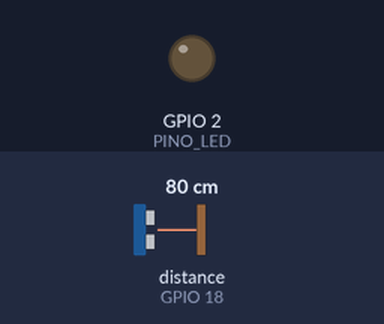
Simulated run of this sketch. Board: ESP32. Shown: output pins drawn as LEDs (lit = HIGH). Wiring (inferred from the names in the program): ultrasonic range finder: trigger GPIO 5; echo GPIO 18. Inputs (shaded band) come from the test bench; at power-on: distance to the obstacle (sensor on GPIO 18) 80 cm. The echo pulse lasts 58.3 µs per cm; WiFi joins after 1.5 s; servers stay silent unless stated; uploads are accepted with an empty reply; pins used as bus, display or sensor lines are not drawn; what the sketch prints to the serial monitor is not drawn.

Above: at 4.9 s.
5.0 s: distance to the obstacle (sensor on GPIO 18) set to 250 cm
At 6.6 s:
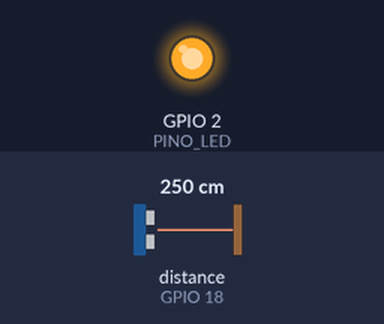
8.0 s: distance to the obstacle (sensor on GPIO 18) set to 2 cm
Timing chart, 0 to 17.0 s (numbered marks = the images above; inputs shaded):
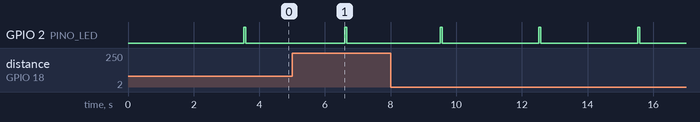

Measured:
- by itself, GPIO 2 (PINO_LED): alternates HIGH for 0.06 s and LOW for 3.0 s

The sketch:

lixeira_esp32.ino
```cpp
/*
  LIXEIRA INTELIGENTE - ESP32 + sensor ultrassônico (HC-SR04)

  O que faz:
    1. Mede a distância da tampa até o lixo.
    2. Converte em porcentagem (0% = vazia, 100% = cheia).
    3. Envia para o site a cada poucos segundos, pelo Wi-Fi:
         POST <SERVIDOR>/api/leitura   {"id": 1, "nivel": 85, "distancia_cm": 6.2}

  O site faz o resto:
    - mostra a lixeira enchendo e "Cheia" quando passar de 80%;
    - quando vocês esvaziarem a lixeira, o caminhão aparece indo buscar.

  Ligação do HC-SR04 no ESP32:
    VCC  -> 5V (VIN)
    GND  -> GND
    TRIG -> GPIO 5
    ECHO -> GPIO 18  (ATENÇÃO: o ECHO sai com 5V. Use um divisor de tensão,
                      ex.: resistor de 1k em série + 2k para o GND,
                      para chegar ~3,3V no ESP32.)

  Placa na Arduino IDE: "ESP32 Dev Module". Bibliotecas: já vêm com o ESP32.
*/

#include <WiFi.h>
#include <HTTPClient.h>
#include <WiFiClientSecure.h>

// ====================== CONFIGURE AQUI ======================

// Wi-Fi (precisa ser 2.4 GHz; o ESP32 não conecta em 5 GHz)
const char* WIFI_NOME  = "NOME_DO_WIFI";
const char* WIFI_SENHA = "SENHA_DO_WIFI";

// Para onde enviar as leituras (escolha UM):
//  - Servidor no computador (mesmo Wi-Fi):  "http://192.168.18.20:5000"
//  - Site publicado:                        "https://lixeira-inteligente.onrender.com"
const char* SERVIDOR = "https://lixeira-inteligente.onrender.com";

// Em qual ponto do mapa esta lixeira está (1 a 5).
const int LIXEIRA_PONTO = 1;

// Medidas da lixeira (em centímetros), medidas a partir do sensor:
//  - DISTANCIA_VAZIA: do sensor até o FUNDO da lixeira vazia.
//  - DISTANCIA_CHEIA: do sensor até o lixo quando já está CHEIA
//                     (deixe uns 5 cm de folga, o sensor não lê muito perto).
const float DISTANCIA_VAZIA = 40.0;
const float DISTANCIA_CHEIA = 5.0;

// De quanto em quanto tempo enviar (milissegundos).
const unsigned long INTERVALO_ENVIO = 3000;

// Pinos do sensor
const int PINO_TRIG = 5;
const int PINO_ECHO = 18;

// LED da placa (pisca quando envia com sucesso)
const int PINO_LED = 2;

// ============================================================


// Mede uma vez. Retorna -1 se não houve eco (nada na frente / fora de alcance).
float medirUmaVez() {
  digitalWrite(PINO_TRIG, LOW);
  delayMicroseconds(3);
  digitalWrite(PINO_TRIG, HIGH);
  delayMicroseconds(10);
  digitalWrite(PINO_TRIG, LOW);

  unsigned long duracao = pulseIn(PINO_ECHO, HIGH, 30000UL); // até ~5 m
  if (duracao == 0) return -1;

  return duracao * 0.0343 / 2.0; // cm
}

// Faz 7 medidas e usa a do meio (mediana): ignora leituras malucas.
float medirDistancia() {
  float leituras[7];
  int validas = 0;

  for (int i = 0; i < 7; i++) {
    float d = medirUmaVez();
    if (d > 0) leituras[validas++] = d;
    delay(40);
  }

  if (validas == 0) return -1;

  // ordena (poucos itens, ordenação simples serve)
  for (int i = 0; i < validas - 1; i++) {
    for (int j = i + 1; j < validas; j++) {
      if (leituras[j] < leituras[i]) {
        float t = leituras[i];
        leituras[i] = leituras[j];
        leituras[j] = t;
      }
    }
  }

  return leituras[validas / 2];
}

// Converte distância em porcentagem de lixo.
int distanciaParaNivel(float distancia) {
  float nivel = (DISTANCIA_VAZIA - distancia) / (DISTANCIA_VAZIA - DISTANCIA_CHEIA) * 100.0;
  if (nivel < 0) nivel = 0;
  if (nivel > 100) nivel = 100;
  return (int) round(nivel);
}

void conectarWiFi() {
  if (WiFi.status() == WL_CONNECTED) return;

  Serial.print("Conectando no Wi-Fi ");
  Serial.print(WIFI_NOME);

  WiFi.mode(WIFI_STA);
  WiFi.begin(WIFI_NOME, WIFI_SENHA);

  unsigned long inicio = millis();
  while (WiFi.status() != WL_CONNECTED && millis() - inicio < 15000) {
    delay(500);
    Serial.print(".");
  }

  if (WiFi.status() == WL_CONNECTED) {
    Serial.print("\nConectado! IP do ESP32: ");
    Serial.println(WiFi.localIP());
  } else {
    Serial.println("\nNão conectou. Confira nome/senha (e se o Wi-Fi é 2.4 GHz).");
  }
}

bool enviarLeitura(int nivel, float distancia) {
  String url = String(SERVIDOR) + "/api/leitura";
  String corpo = "{\"id\":" + String(LIXEIRA_PONTO) +
                 ",\"nivel\":" + String(nivel) +
                 ",\"distancia_cm\":" + String(distancia, 1) + "}";

  HTTPClient http;
  WiFiClient cliente;
  WiFiClientSecure clienteSeguro;
  bool ok;

  if (url.startsWith("https")) {
    clienteSeguro.setInsecure(); // sem conferir certificado (simples para o projeto)
    ok = http.begin(clienteSeguro, url);
  } else {
    ok = http.begin(cliente, url);
  }

  if (!ok) {
    Serial.println("Endereço do servidor inválido.");
    return false;
  }

  http.setTimeout(15000); // o site publicado pode demorar a "acordar"
  http.addHeader("Content-Type", "application/json");

  int codigo = http.POST(corpo);
  String resposta = http.getString();
  http.end();

  Serial.printf("Enviado: nivel=%d%% (%.1f cm) -> HTTP %d %s\n",
                nivel, distancia, codigo, resposta.c_str());

  // O site recebeu, mas a chave "Sensor ESP32" está desligada lá.
  if (resposta.indexOf("\"ignorado\":true") >= 0) {
    Serial.println("  -> Conectado ao site, mas o 'Sensor ESP32' está DESLIGADO no site. Ligue a chave.");
  }

  return codigo == 200;
}

void setup() {
  Serial.begin(115200);
  delay(300);
  Serial.println("\n=== Lixeira Inteligente (ESP32) ===");

  pinMode(PINO_TRIG, OUTPUT);
  pinMode(PINO_ECHO, INPUT);
  pinMode(PINO_LED, OUTPUT);

  conectarWiFi();
}

void loop() {
  static unsigned long ultimoEnvio = 0;

  if (millis() - ultimoEnvio < INTERVALO_ENVIO) {
    delay(20);
    return;
  }
  ultimoEnvio = millis();

  conectarWiFi();

  float distancia = medirDistancia();
  if (distancia < 0) {
    Serial.println("Sensor sem leitura (confira os fios TRIG/ECHO e a alimentação 5V).");
    return;
  }

  int nivel = distanciaParaNivel(distancia);

  if (WiFi.status() == WL_CONNECTED && enviarLeitura(nivel, distancia)) {
    digitalWrite(PINO_LED, HIGH);
    delay(60);
    digitalWrite(PINO_LED, LOW);
  }
}
```
